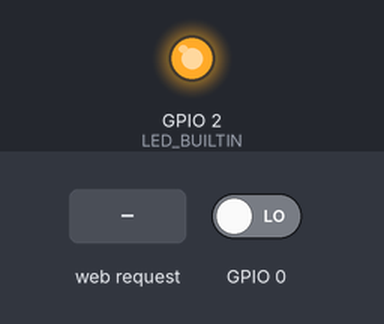
The sketch below on a simulated ESP8266 (NodeMCU). On the bench: output pins drawn as LEDs (lit = HIGH, except the on-board LED, lit = LOW). The inputs (shaded band) are chosen by the test bench; at power-on: GPIO 0 LOW. WiFi joins after 1.5 s; servers stay silent unless stated; what the sketch prints to the serial monitor is not drawn.

Above: at 2.7 s.
2.8 s: HTTP request GET /gpio2/0 received
4.3 s: HTTP request GET /gpio2/1 received
At 4.7 s:
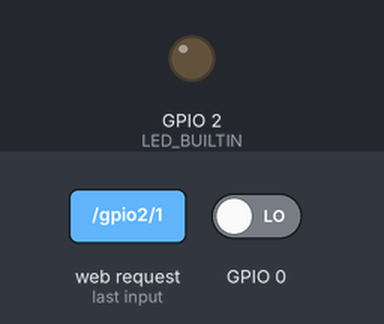
Timing chart, 0 to 7.3 s (numbered marks = the images above; inputs shaded):
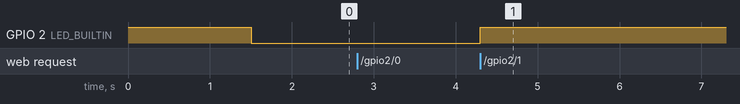

The sketch:

WiFiManualWebServer.ino
```cpp
/*
    This sketch demonstrates how to set up a simple HTTP-like server.
    The server will set a GPIO pin depending on the request
      http://server_ip/gpio/0 will set the GPIO2 low,
      http://server_ip/gpio/1 will set the GPIO2 high
    server_ip is the IP address of the ESP8266 module, will be
    printed to Serial when the module is connected.
*/

#include <ESP8266WiFi.h>

#ifndef STASSID
#define STASSID "WhitedUniFi"
#define STAPSK "Mustang1"
#endif

const char* ssid = STASSID;
const char* password = STAPSK;

// Create an instance of the server
// specify the port to listen on as an argument
WiFiServer server(80);

void setup() {
  Serial.begin(115200);

  // prepare LED
  pinMode(LED_BUILTIN, OUTPUT);
  digitalWrite(LED_BUILTIN, 1);

  pinMode(0, INPUT);

  // Connect to WiFi network
  Serial.println();
  Serial.println();
  Serial.print(F("Connecting to "));
  Serial.println(ssid);

  WiFi.mode(WIFI_STA);
  WiFi.begin(ssid, password);

  while (WiFi.status() != WL_CONNECTED) {
    delay(500);
    Serial.print(F("."));
  }
  Serial.println();
  Serial.println(F("WiFi connected"));
  digitalWrite(LED_BUILTIN, 0);

  // Start the server
  server.begin();
  Serial.println(F("Server started"));

  // Print the IP address
  Serial.println(WiFi.localIP());
}

void loop() {
  // Check if a client has connected
  WiFiClient client = server.accept();
  if (!client) { return; }
  Serial.println(F("new client"));

  client.setTimeout(5000);  // default is 1000

  // Read the first line of the request
  String req = client.readStringUntil('\r');
  Serial.println(F("request: "));
  Serial.println(req);

  // Match the request
  int val, val2;
  if (req.indexOf(F("/gpio2/0")) != -1) {
    val = 0;
  } else if (req.indexOf(F("/gpio2/1")) != -1) {
    val = 1;
  } else {
    Serial.println(F("invalid request"));
    val = digitalRead(LED_BUILTIN);
  }

  // Set LED according to the request
  digitalWrite(LED_BUILTIN, val);

  val2 = digitalRead(0);

  // read/ignore the rest of the request
  // do not client.flush(): it is for output only, see below
  while (client.available()) {
    // byte by byte is not very efficient
    client.read();
  }

  // Send the response to the client
  // it is OK for multiple small client.print/write,
  // because nagle algorithm will group them into one single packet
  client.print(F("HTTP/1.1 200 OK\r\nContent-Type: text/html\r\n\r\n<!DOCTYPE HTML>\r\n<html>\r\ngpio2 is now"));
  client.print((val) ? F("high") : F("low"));
  client.print(F("<br><br>Click <a href='http://"));
  client.print(WiFi.localIP());
  client.print(F("/gpio2/1'>here</a> to switch LED GPIO on, or <a href='http://"));
  client.print(WiFi.localIP());
  client.print(F("/gpio2/0'>here</a> to switch LED GPIO off.</html>"));

  client.print(F("<br /><br />GPIO2"));
  client.print((val2) ? F("high") : F("low"));
  client.print(F("<br /><br />LED_BUILTIN"));
  client.print(LED_BUILTIN);

  // The client will actually be *flushed* then disconnected
  // when the function returns and 'client' object is destroyed (out-of-scope)
  // flush = ensure written data are received by the other side
  Serial.println(F("Disconnecting from client"));
}
```

Measured:
- after the input at 2.8 s, every drawn part: stays the same
- after the input at 4.3 s, GPIO 2 (LED_BUILTIN): LOW → HIGH at once
